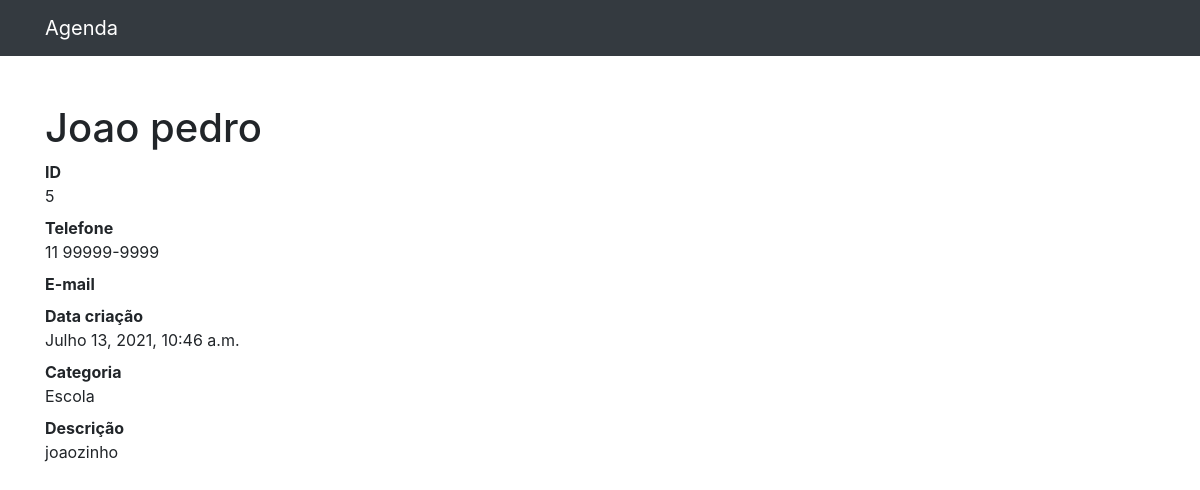
The page /5 on the database its author committed.
### contatos/models.py (models this page shows, shortened)
class Contato(models.Model):
    nome = models.CharField(max_length=255)
    sobrenome = models.CharField(max_length=255, blank=True)
    telefone = models.CharField(max_length=255)
    email = models.CharField(max_length=255, blank=True)
    data_criacao = models.DateTimeField(default=timezone.now)
    descricao = models.TextField(blank=True)
    categoria = models.ForeignKey(Categoria, on_delete=models.DO_NOTHING)

class Categoria(models.Model):
    nome = models.CharField(max_length=255)
    def __str__(self):
        return self.nome

### contatos/views.py (the view)
# urls.py: path('<int:contato_id>', views.ver_contato, name='ver_contato'),
def ver_contato(request, contato_id):
    contato = Contato.objects.get(id=contato_id)
    return render(request, 'contatos/ver_contato.html', {
        'contato': contato
    })

### contatos/templates/contatos/ver_contato.html (shortened to what this page needs)
{% extends 'base.html' %}
{%block 'conteudo'%}
<h1 class="mt-5">{{ contato.nome }} {{ contato.sobrenome }}</h1>
<dl>
    <dt>ID</dt>
    <dd>{{ contato.id }}</dd>
    <dt>Telefone</dt>
    <dd>{{ contato.telefone }}</dd>
    <dt>E-mail</dt>
    <dt>Data criação</dt>
    <dd>{{ contato.data_criacao }}</dd>
    <dt>Categoria</dt>
    <dd>{{ contato.categoria }}</dd>
    <dt>Descrição</dt>
    <dd>
        {{ contato.descricao }}
    </dd>
</dl>
{%endblock%}

### rows shown on the page
Contato: nome "Joao", sobrenome "pedro", id "5", telefone "11 99999-9999", data_criacao "Julho 13, 2021, 10:46 a.m.", categoria "Escola", descricao "joaozinho"
